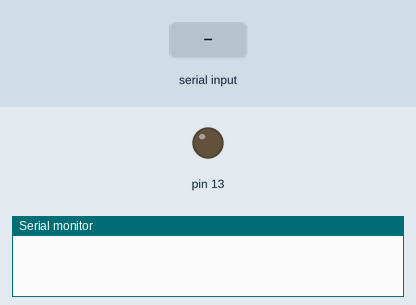
The sketch below on a simulated Arduino Mega 2560, built with avr-gcc and run on an emulated ATmega2560. Parts: output pins drawn as LEDs (lit = HIGH), the last lines printed to the serial monitor. The test bench sets the inputs (shaded band).

Above: at 1.2 s.
1.3 s: "F" received over the second serial link
At 2.4 s:
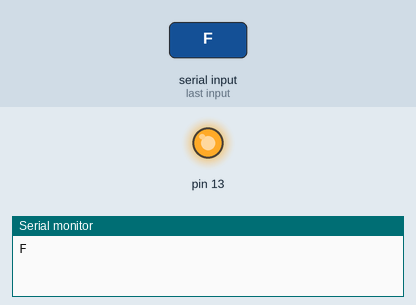
2.8 s: "1" received over the second serial link
Timing chart, 0 to 5.8 s (numbered marks = the images above; inputs shaded):
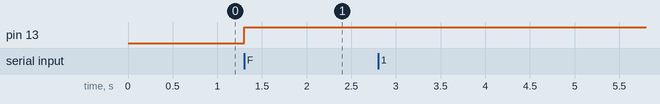

The sketch:

Bluetooth_Check.ino
```cpp
void setup() {
  char value;
  pinMode(13,OUTPUT);
  Serial.begin(38400);
  Serial1.begin(38400);
}
void loop(){
  char value;
  if (Serial1.available()>0) {
   value = Serial1.read();
    //Serial.write(value);
    Serial.println(value);
  }
    if (value=='F')
  {
    digitalWrite(13,HIGH);
  }
}
```

Measured:
- after the input at 1.3 s, pin 13: LOW → HIGH at once
